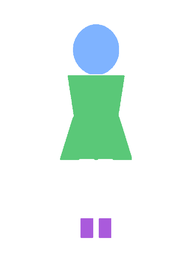
#> input picture grabtag/core/ComfyUI/input/regcap_reg_auto2.png, 192 x 256 px, shrunk from 768 x 1024 before the run
$ python chroma.py ComfyUI/input/regcap_reg_auto2.png
#> lines starting #> are read from the running program, lines starting #| are printed output that depends on the picture; after the words box and inside, x2 and y2 are one past the last pixel; in counts of white or black regions, pixels touching at a corner belong together
"""绿幕抠像：移植 dsh-game-material-master 的 chroma.js 思路。

两件事分开做：
  1) 空间背景掩码 = 四边采样建调色板（16^3 分箱 + 单链聚类丢小簇）
     + 洪水填充双约束（全局在调色板里 + 局部与邻居色差 <= local）
  2) 颜色 alpha = greenness = G - max(R,B)，keyLow/keyHigh 之间线性，
     背景掩码处直接置 0；再按 despill 压掉溢出的绿。

用法：
  python moss_chroma.py <图片> [--out out.png] [--preview p.png]
                        [--local 12] [--global 40] [--low 14] [--high 80]
                        [--despill 0.65] [--rotate 90|270|0]
"""
import argparse
from collections import deque, defaultdict

import numpy as np
from PIL import Image

PALETTE_GRID = 16
PALETTE_CELL = 256 // PALETTE_GRID
CLUSTER_STEP = 2 * PALETTE_CELL          # 32：格心距离 <= 2 格算同一片背景


def _cell_of(px):
    return (int(px[0]) // PALETTE_CELL, int(px[1]) // PALETTE_CELL, int(px[2]) // PALETTE_CELL)


def build_background_palette(rgb, border=3):
    """四边框上的像素 → 分箱计数 → 单链聚类（BFS 连 2 格内相邻箱）→ 丢小簇。"""
    h, w = rgb.shape[:2]
    parts = [rgb[:border].reshape(-1, 3), rgb[-border:].reshape(-1, 3),
             rgb[:, :border].reshape(-1, 3), rgb[:, -border:].reshape(-1, 3)]
    samples = np.concatenate(parts, axis=0)

    counts = defaultdict(int)
    for px in samples[::max(1, len(samples) // 20000)]:
        counts[_cell_of(px)] += 1
    total = sum(counts.values())

    kept = {}
    seen = set()
    for start in counts:
        if start in seen:
            continue
        queue = deque([start])
        seen.add(start)
        cluster, size = [], 0
        while queue:
            cell = queue.popleft()
            cluster.append(cell)
            size += counts.get(cell, 0)
            for dr in (-2, -1, 0, 1, 2):
                for dg in (-2, -1, 0, 1, 2):
                    for db in (-2, -1, 0, 1, 2):
                        nb = (cell[0] + dr, cell[1] + dg, cell[2] + db)
                        if nb in seen or not (0 <= nb[0] < PALETTE_GRID and
                                              0 <= nb[1] < PALETTE_GRID and
                                              0 <= nb[2] < PALETTE_GRID):
                            continue
                        if nb in counts:
                            seen.add(nb)
                            queue.append(nb)
        if size / total >= 0.02:            # 只保留占比 >=2% 的簇
            for cell in cluster:
                kept[cell] = size
    return set(kept), len(samples), total


def palette_has(palette, px, tol_bins=0):
    c = _cell_of(px)
    if c in palette:
        return True
    if tol_bins:
        for dr in range(-tol_bins, tol_bins + 1):
            for dg in range(-tol_bins, tol_bins + 1):
                for db in range(-tol_bins, tol_bins + 1):
                    if (c[0] + dr, c[1] + dg, c[2] + db) in palette:
                        return True
    return False


def segment_background(rgb, palette, local=12, tol_bins=0):
    """四边种子 + 双约束洪水填充。返回 bool 掩码（True=背景）。"""
    h, w = rgb.shape[:2]
    bg = np.zeros((h, w), bool)
    local_sq = local * local
    stack = []

    def push(y, x):
        if bg[y, x]:
            return
        if not palette_has(palette, rgb[y, x], tol_bins):
            return
        bg[y, x] = True
        stack.append((y, x))

    for x in range(w):
        push(0, x)
        push(h - 1, x)
    for y in range(h):
        push(y, 0)
        push(y, w - 1)

    while stack:
        y, x = stack.pop()
        cur = rgb[y, x].astype(np.int32)
        for dy, dx in ((0, -1), (0, 1), (-1, 0), (1, 0)):
            ny, nx = y + dy, x + dx
            if not (0 <= ny < h and 0 <= nx < w) or bg[ny, nx]:
                continue
            px = rgb[ny, nx]
            if not palette_has(palette, px, tol_bins):
                continue
            d = px.astype(np.int32) - cur
            if int(d @ d) > local_sq:
                continue
            bg[ny, nx] = True
            stack.append((ny, nx))
    return bg


def spill_extend(rgb, bg, gmin=12):
    """把与背景 8 连通、且仍偏绿的溢光/过渡像素并进背景（角色是紫粉色，不会被吃掉）。"""
    h, w = rgb.shape[:2]
    r = rgb[..., 0].astype(np.int16)
    g = rgb[..., 1].astype(np.int16)
    b = rgb[..., 2].astype(np.int16)
    greenish = ((g - np.maximum(r, b)) >= gmin) | ((g - b >= 45) & (r - b >= 25) & (g >= 120))
    out = bg.copy()
    stack = [(y, x) for y, x in zip(*np.where(bg))]
    while stack:
        y, x = stack.pop()
        for dy in (-1, 0, 1):
            for dx in (-1, 0, 1):
                ny, nx = y + dy, x + dx
                if 0 <= ny < h and 0 <= nx < w and not out[ny, nx] and greenish[ny, nx]:
                    out[ny, nx] = True
                    stack.append((ny, nx))
    return out


def erode_alpha(alpha, k=1):
    if k <= 0:
        return alpha
    m = alpha > 8
    for _ in range(k):
        m = m & np.roll(m, 1, 0) & np.roll(m, -1, 0) & np.roll(m, 1, 1) & np.roll(m, -1, 1)
    return np.where(m, alpha, 0.0)


def key_green(rgb, bg, low=14, high=80, despill=0.65):
    r = rgb[..., 0].astype(np.float32)
    g = rgb[..., 1].astype(np.float32)
    b = rgb[..., 2].astype(np.float32)
    other = np.maximum(r, b)
    greenness = g - other

    alpha = np.ones_like(greenness)
    mid = (greenness > low) & (greenness < high)
    alpha[mid] = 1.0 - (greenness[mid] - low) / max(1, high - low)
    alpha[greenness >= high] = 0.0
    alpha[bg] = 0.0

    out_g = g.copy()
    spill = (despill > 0) & (g > other)
    if spill.any():
        w = despill * (1.0 - alpha)
        out_g = np.where(spill, g - (g - other) * w, g)

    rgba = np.dstack([r, out_g, b, alpha * 255.0]).clip(0, 255).astype(np.uint8)
    return rgba


def key_yellow(rgb, bg, low=45, high=100, despill=0.65):
    """黄绿幕专用：蓝通道缺失量 = min(R,G) - B 才是"幕色"度量。"""
    r = rgb[..., 0].astype(np.float32)
    g = rgb[..., 1].astype(np.float32)
    b = rgb[..., 2].astype(np.float32)
    yellowness = np.minimum(r, g) - b

    alpha = np.ones_like(yellowness)
    mid = (yellowness > low) & (yellowness < high)
    alpha[mid] = 1.0 - (yellowness[mid] - low) / max(1, high - low)
    alpha[yellowness >= high] = 0.0
    alpha[bg] = 0.0

    out_r, out_g = r.copy(), g.copy()
    k = (despill * (1.0 - alpha)).clip(0, 1)
    lift = (np.minimum(r, g) - b) * k
    out_r = np.where(lift > 0, r - lift * 0.5, r)
    out_g = np.where(lift > 0, g - lift * 0.5, g)
    return np.dstack([out_r, out_g, b, alpha * 255.0]).clip(0, 255).astype(np.uint8)


def checker(w, h, size=16):
    a = np.zeros((h, w, 3), np.uint8)
    ys, xs = np.mgrid[0:h, 0:w]
    a[...] = 255
    block = ((ys // size + xs // size) % 2).astype(bool)
    a[block] = 205
    return a


def main():
    ap = argparse.ArgumentParser()
    ap.add_argument('image')
    ap.add_argument('--out', default='')
    ap.add_argument('--preview', default='')
    ap.add_argument('--local', type=int, default=12)
    ap.add_argument('--global-tol', type=int, default=40, dest='gtol')
    ap.add_argument('--low', type=int, default=14)
    ap.add_argument('--high', type=int, default=80)
    ap.add_argument('--despill', type=float, default=0.65)
    ap.add_argument('--tol-bins', type=int, default=0, dest='tol_bins')
    ap.add_argument('--metric', choices=['green', 'yellow'], default='green')
    ap.add_argument('--spill-extend', type=int, default=12, dest='spill_extend')
    ap.add_argument('--shrink', type=int, default=1)
    ap.add_argument('--rotate', type=int, default=0)
    a = ap.parse_args()

    im = Image.open(a.image).convert('RGB')
#> im is the input picture: PIL image 192x256 RGB; mean R, G, B 233.7, 245.2, 241.8
    if a.rotate:
        im = im.transpose(Image.ROTATE_270 if a.rotate == 90 else Image.ROTATE_90)
    rgb = np.asarray(im)

    palette, samples, kept = build_background_palette(rgb)
#> in build_background_palette, `samples = np.concatenate(parts, axis=0)`: samples = 2688 rows, first 8: [255, 255, 255], [255, 255, 255], [255, 255, 255], [255, 255, 255], [255, 255, 255], [255, 255, 255], [255, 255, 255], [255, 255, 255]
#> after the loop in build_background_palette, `for px in samples[::max(1, len(samples) // 20000)]:`: counts = {(15, 15, 15): 2688}
#> in build_background_palette, `total = sum(counts.values())`: total = 2688
#> the loop in build_background_palette, `for start in counts:` made 1 pass
#> start on pass 1: (15, 15, 15)
#> after the loop in build_background_palette, `for start in counts:`: kept = {(15, 15, 15): 2688}; seen = 1 item
#> palette = 1 item; samples = 2688; kept = 2688
    bg = segment_background(rgb, palette, local=a.local, tol_bins=a.tol_bins)
#> after the loop in segment_background, `while stack:`:
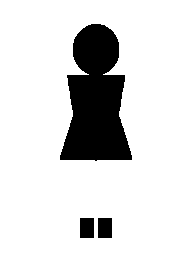
#> bg: shape (256, 192) bool; 85.3% white; 3 black regions, box (x1, y1, x2, y2) and area: (60, 24, 132, 161) 6688, (80, 218, 94, 238) 280, (98, 218, 112, 238) 280
#> after the loop in segment_background, `while stack:`: stack = []
    frac = bg.mean()
#> frac = 0.853
    print('palette bins kept=%d  samples=%d  background=%.1f%%' % (len(palette), samples, frac * 100))
#| palette bins kept=1  samples=2688  background=85.3%
    use_seg = (frac > 0.12 and frac < 0.985)
#> use_seg = True
    print('spatial segmentation %s' % ('USED' if use_seg else 'skipped (fraction out of range)'))
#| spatial segmentation USED
    if not use_seg:
        bg = np.zeros_like(bg)
    else:
        bg = spill_extend(rgb, bg, gmin=a.spill_extend)
#> in spill_extend, `greenish = ((g - np.maximum(r, b)) >= gmin) | ((g - b >= 45) & (r - b ..`:
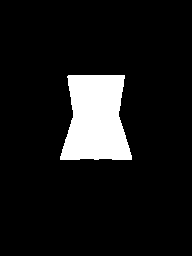
#> greenish: shape (256, 192) bool; 9.6% white; 1 white region, box (x1, y1, x2, y2) and area: (60, 75, 132, 160) 4743
#> in spill_extend, `stack = [(y, x) for y, x in zip(*np.where(bg))]`: stack = 41904 items
#> the loop in spill_extend, `while stack:` made 46647 passes
#> x on passes 1 to 3: 191, 190, 189
#> after the loop in spill_extend, `while stack:`:
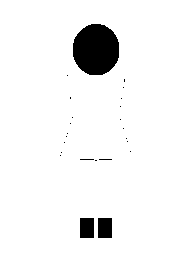
#> out: shape (256, 192) bool; 94.9% white; 24 black regions (21 under 20 px), largest, box (x1, y1, x2, y2) and area: (73, 24, 119, 75) 1895, (80, 218, 94, 238) 280, (98, 218, 112, 238) 280
#> after the loop in spill_extend, `while stack:`: stack = []

    if a.metric == 'yellow':
        rgba = key_yellow(rgb, bg, low=a.low, high=a.high, despill=a.despill)
    else:
        rgba = key_green(rgb, bg, low=a.low, high=a.high, despill=a.despill)
#> in key_green, `greenness = g - other`:
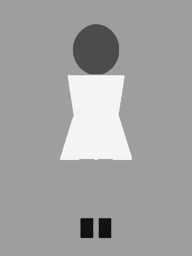
#> greenness: shape (256, 192) float32; min -147, max 90, mean 3.4; drawn with min black and max white
#> in key_green, `mid = (greenness > low) & (greenness < high)`: mid: shape (256, 192) bool; 1.1% white in thin lines or dots, all inside (x1, y1, x2, y2) = (60, 75, 132, 160)
#> in key_green, `alpha[greenness >= high] = 0.0`:
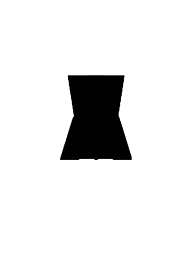
#> alpha: shape (256, 192) float32; min 0, max 1, mean 0.906
#> in key_green, `spill = (despill > 0) & (g > other)`: spill: shape (256, 192) bool; 10.3% white; 22 white regions (21 under 20 px), largest, box (x1, y1, x2, y2) and area: (57, 75, 133, 163) 4995
#> in key_green, `out_g = np.where(spill, g - (g - other) * w, g)`:
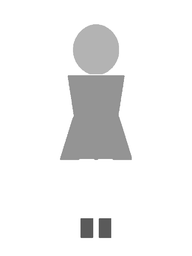
#> out_g: shape (256, 192) float32; min 68, max 255, mean 240.3
    if a.shrink:
        rgba[..., 3] = erode_alpha(rgba[..., 3].astype(np.float32), a.shrink).astype(np.uint8)
#> in erode_alpha, `return np.where(m, alpha, 0.0)`: returned value: shape (256, 192) float32; 4.5% white; 3 white regions, box (x1, y1, x2, y2) and area: (74, 25, 118, 74) 1758, (81, 219, 93, 237) 216, (99, 219, 111, 237) 216
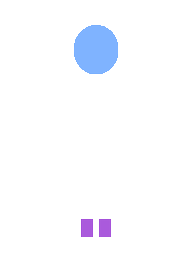
#> rgba: shape (256, 192, 4); mean of channels 0, 1, 2, 3 233.7, 240.3, 241.8, 11.4; transparent parts drawn white
    alpha = rgba[..., 3]
    print('alpha: 0=%d  soft=%d  255=%d' % ((alpha == 0).sum(), ((alpha > 0) & (alpha < 255)).sum(), (alpha == 255).sum()))
#| alpha: 0=46962  soft=0  255=2190

    if a.out:
        Image.fromarray(rgba, 'RGBA').save(a.out)
        print('out ->', a.out)
    if a.preview:
        chk = checker(rgba.shape[1], rgba.shape[0])
        af = (alpha.astype(np.float32) / 255)[..., None]
        comp = (rgba[..., :3].astype(np.float32) * af + chk * (1 - af)).clip(0, 255).astype(np.uint8)
        Image.fromarray(comp).save(a.preview)
        print('preview ->', a.preview)


if __name__ == '__main__':
    main()
